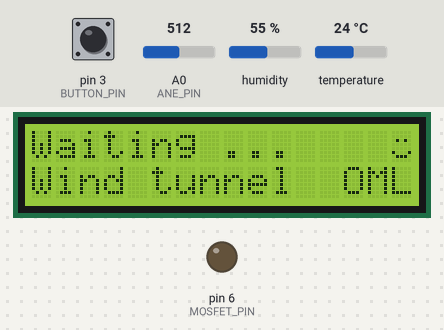
Simulated run of this sketch. Board: Arduino Uno, built with avr-gcc and run on an emulated ATmega328P. On the bench: 16×2 character LCD, output pins drawn as LEDs (lit = HIGH). The test bench sets the inputs (shaded band); at power-on: pin 3 (BUTTON_PIN) HIGH, humidity 55 %, A0 (ANE_PIN) = 512, temperature 24 °C.

Above: at 1.2 s.
1.3 s: pin 3 (BUTTON_PIN) pulled LOW for 0.15 s
At 1.6 s:
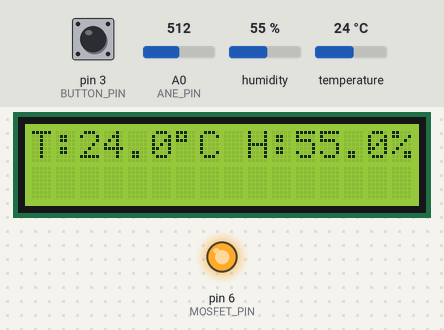
3.8 s: humidity set to 22 %
At 5.8 s:
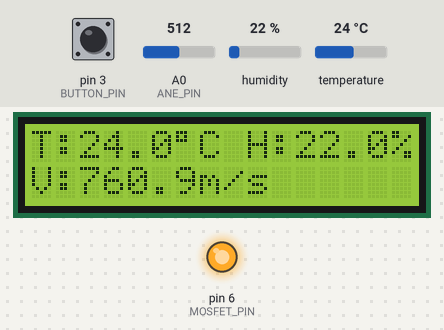
6.8 s: A0 (ANE_PIN) set to 716
At 7.9 s:
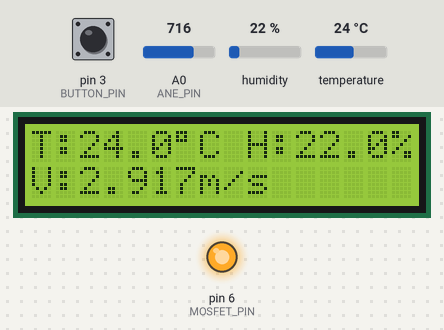
9.0 s: temperature set to 12 °C
At 9.9 s:
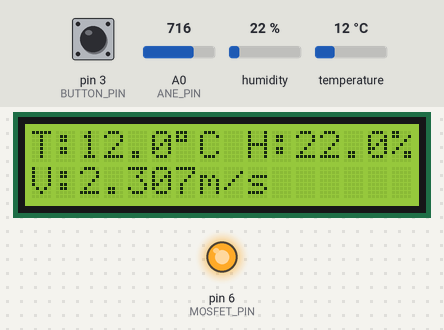
11.6 s: pin 3 (BUTTON_PIN) pulled LOW for 1 s
At 12.0 s:
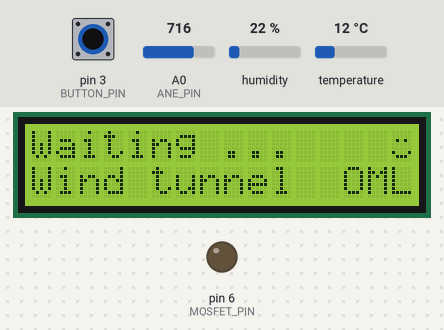
Timing chart, 0 to 14.6 s (numbered marks = the images above; inputs shaded):
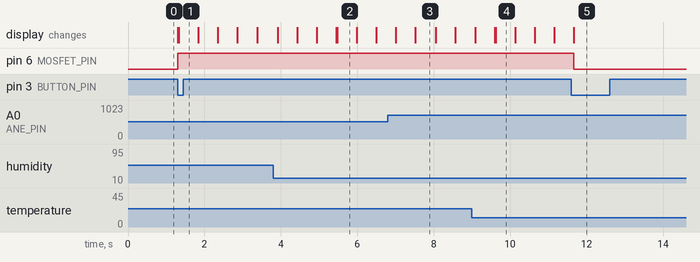

Measured:
- after the input at 1.3 s, pin 6 (MOSFET_PIN): LOW → HIGH at once; the display: first changes at once (image 1 shows a later state)
- after the input at 6.8 s, the display: first differs from a run without the input after 0.72 s (image 3)
- after the input at 11.6 s, pin 6 (MOSFET_PIN): HIGH → LOW after 0.06 s; the display: first changes after 0.06 s (image 5 shows a later state)
- what the display in image 2 shows lasts 0.5 s, from 5.5 s to 6.0 s

The sketch:

windtunnel.ino
```cpp
// Develope by: Óscar Marbán Lucas
// Libreria para el manejo del sensor de temperatura y humedad
#include <DHT.h>
// Libreria para el manejo de la pantalla LCD
#include <LiquidCrystal.h>

// Tipo de sensor de temperatura y humedad
#define DHT_TYPE DHT11

// Uso de pines digitales - 2 3 soportan interrupciones
#define DHT_PIN 2     // pin para lectura del sensor de temperatura y humedad
#define BUTTON_PIN 3  // pin para lectura del push button
#define D7_PIN 4      // pin LCD para datos D7
#define D6_PIN 5      // pin LCD para datos D6
#define MOSFET_PIN 6  // pin para activacion de la señal del MOSFET para activar la fuente 12V
#define D5_PIN 7      // pin LCD para datos D5
#define D4_PIN 8      // pin LCD para datos D4
#define RS_PIN 12     // pin LCD para RS - Registry select
#define EN_PIN 11     // pin LCD para EN - enable

// Uso de pines analogicos
#define ANE_PIN A0

// declaracion de constantes
#define resistencia100 100000.0  //Resistencia de 100K
#define resistencia10 10000.0    //Resistencia de 10k
#define COLS 16                  // Filas y columnas de la pantalla LCD
#define ROWS 2
#define NUM_MUESTRAS 50  // numero de muestras por lectura
#define TAM 10           // capacidad del vector de voltajes

// declaracion de variables
// variables para la gestion de la señal del MOSFET, activacion de la fuente de 12 V
byte motorState = LOW;  // estado del motor, incialmente apagado

// Variables para el calculo de la velocidad del anemometro
int sum = 0;                       // sum of samples taken para medir voltaje en el disor de voltaje
unsigned char numeroMuestras = 0;  // current sample number
float voltaje = 0.0;               // Voltaje calculado en la entrada del dividor de voltaje, procedente del motor del anemometro
float voltaje_final;
float voltajes[TAM];  // coleccion de valores de voltajes para calculo de medias

boolean inicio = false;  // control de arranque para inicio del vector de voltajes. Primera vez, se rellena con el mismo valor

// declaracion de la variable para el manejo de la pantalla LCD
LiquidCrystal lcd(RS_PIN, EN_PIN, D4_PIN, D5_PIN, D6_PIN, D7_PIN);

// declaracion de la variable para el manejo del sensor de temperatua y humedad
DHT dht(DHT_PIN, DHT_TYPE);

// dibujo de cara sonriente
byte smiley[8] = {
  0b00000,
  0b00000,
  0b01010,
  0b00000,
  0b00000,
  0b10001,
  0b01110,
  0b00000
};

// las variables utilizadas en las interrupciones deben ser volalite
volatile byte buttonReleased = false;

// Funcion para tratamiento de la interrupcion al pulsar el push button
void buttonReleasedInterrupt() {
  buttonReleased = true;
}

// funcion que calcula la media de los valores de un array v de tamaño capacidad
float calcularMedia(float v[], int capacidad) {
  float suma = 0;
  for (int i = 0; i < capacidad; i++)
    suma += v[i];

  return suma / (float)capacidad;
}

// funcion que desplaza a la izquierda todos los elementos del vector v de tamaño capacidad, saca el primero e inserta elemento en la ultima posicion del vector c
void insertarFinal(float v[], int capacidad, int valor) {
  for (int i = 0; i < capacidad - 1; i++)
    v[i] = v[i + 1];
  v[capacidad - 1] = valor;
}

void setup() {
  // inicializacion de pin para control fuente 12V, inicialmente apagado
  pinMode(MOSFET_PIN, OUTPUT);
  digitalWrite(MOSFET_PIN, motorState);

  // inicializacion de pin para control del push button
  pinMode(BUTTON_PIN, INPUT);
  // interrupcion para el manejo del push button
  attachInterrupt(digitalPinToInterrupt(BUTTON_PIN),
                  buttonReleasedInterrupt,
                  FALLING);

  // inicializacion de pin para lectura de datos del anemometro
  pinMode(ANE_PIN, INPUT);

  // inicializacion pantalla LCD
  lcd.begin(COLS, ROWS);

  // inicializacion del sensor de temperatura y humedad
  dht.begin();

  // inicializacion puerto serie para depuracion
  Serial.begin(9600);

  // inicializacion pines digitales a lavlor INTERNAL para referencia de lectura
  analogReference(INTERNAL);

  // incializa en el lcd el caracter carita sonriente
  lcd.createChar(0, smiley);
}

void loop() {

  // si el tunel esta encendido
  if (motorState == HIGH) {
    // lectura de datos del sensor de temperatura y humedad
    float humidity = dht.readHumidity();
    float temp = dht.readTemperature();

    // escritura de los datos de temperatura y humedad en la pantalla LCD
    lcd.setCursor(0, 0);
    lcd.print("T: ");
    lcd.setCursor(2, 0);
    if (isnan(temp))  // si no se puede leer temperatura muestra -
      lcd.print("-");
    else {
      lcd.print(temp);
      lcd.setCursor(6, 0);
      lcd.print((char)223);  // simbolo de grado centigrado
      lcd.setCursor(7, 0);
      lcd.print("C");
    }

    lcd.setCursor(9, 0);
    lcd.print("H:");
    lcd.setCursor(11, 0);
    if (isnan(humidity))
      lcd.print("-");
    else {
      lcd.print(humidity);  // si no se puede leer humedad muestra -
      lcd.setCursor(15, 0);
      lcd.print("%");
    }

    // lectura de muestras analogicas de datos del anemometro
    sum = 0;
    numeroMuestras = 0;
    while (numeroMuestras < NUM_MUESTRAS) {
      sum += analogRead(ANE_PIN);
      numeroMuestras++;
      delay(10);
    }

    voltaje = ((((float)sum / (float)NUM_MUESTRAS)) * INTERNAL) / 1024.0;  // /1024 de 2^10 que son los valores del conversor analogico digital
    voltaje_final = voltaje * ((resistencia100 + resistencia10) / resistencia10);  // divisor de voltaje
    voltaje_final = voltaje_final * 1000;                                          // se multiplica por 1000 porque el voltaje es bajo, se muestra en milivoltios

    if (!inicio) {  // si el vector de voltajes no tiene valores
      // inicializar el vector de voltajes con el primer valor leido
      for (int i = 0; i < TAM; i++)
        voltajes[i] = voltaje_final;
      inicio = true;  // vector ya con valores
    } else {
      if (voltaje_final != 0)  // si el valor leido es 0 no se inserta para no distorsionar la muestra
        voltaje_final = constrain(voltaje_final, 10.0, 20.0);
        insertarFinal(voltajes, TAM, voltaje_final);
    }

    voltaje_final = calcularMedia(voltajes, TAM) * 0.1533;  // calcula la media de los valores del vector de voltajes 0.1533 es el valor de la recta de la regresion lineal  de calibracion


    // imprime el voltaje final o la velocidad del viento en la pantalla
    lcd.setCursor(0, 1);
    lcd.print("V: ");
    lcd.setCursor(2, 1);
    lcd.print(voltaje_final);  // multiplicamos por el factor de calibracion del anemometro con el anemometro real
    lcd.setCursor(7, 1);
    lcd.print("m/s");
  } else {  // si el tunel esta en espera, se muestra un mensaje de espera
    lcd.setCursor(0, 0);
    lcd.print("Waiting ...");
    lcd.setCursor(15, 0);
    lcd.write(byte(0));
    lcd.setCursor(0, 1);
    lcd.print("Wind tunnel  OML");
  }
  if (buttonReleased) {  // al presioanr el boton, se cambia el estado, de activo a inactivo y viceversa
    buttonReleased = false;
    inicio = false;
    motorState = (motorState == HIGH) ? LOW : HIGH;
    lcd.clear();
    digitalWrite(MOSFET_PIN, motorState);
  }
}
```
